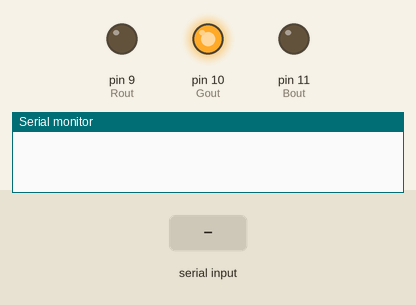
Recording of a sketch running on a simulated Arduino Uno, built with avr-gcc and run on an emulated ATmega328P. Shown: output pins drawn as LEDs (lit = HIGH), the last lines printed to the serial monitor. The inputs (shaded band) are chosen by the test bench.

Above: at 1.2 s.
1.3 s: "1" received over Serial
At 5.3 s:
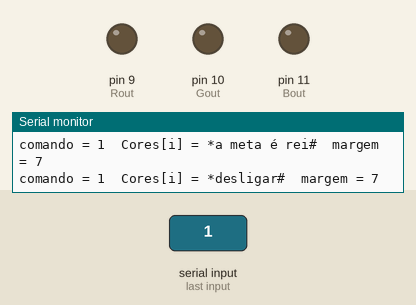
Timing chart, 0 to 6.8 s (numbered marks = the images above; inputs shaded):
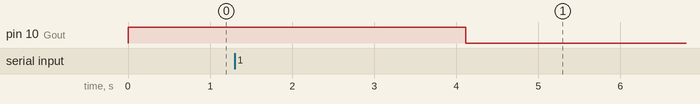

The sketch:

voz_bluetooth_cores_com_margem.ino
```cpp
#define Rout  9
#define Gout  10
#define Bout  11
#define Sin 7 // switch in

int R = 0, G = 0, B = 0, atual = 0, i, margem;
boolean cont = 0, mudanca;
String comando;

//**************************** MATRIZ DE CORES (NOMES)*******************
String Cores[35] = {
  /* 01 */  "*azul#",
  /* 02 */  "*a#",
  /* 03 */  "*b#",
  /* 04 */  "*amarelo#",
  /* 05 */  "*c#",
  /* 06 */  "*d#",
  /* 07 */  "*branco#",
  /* 08 */  "*cinza#",
  /* 09 */  "*laranja#",
  /* 10 */  "*abacaxi com banana é muito muito bom mesmo#",
  /* 11 */  "*0#",
  /* 12 */  "*roxo#",
  /* 13 */  "*verde#",
  /* 14 */  "*1#",
  /* 15 */  "*2#",
  /* 16 */  "*vermelho#",
  /* 17 */  "*#",
  /* 18 */  "*#",
  /* 19 */  "*violetta#",
  /* 20 */  "*ciano#",
  /* 21 */  "*rosa#",
  /* 22 */  "*o luquinhas acha que isso não vai funcionar#",
  /* 23 */  "*#",
  /* 24 */  "*prata#",
  /* 25 */  "*dourado#",
  //EASTER EGGS
  /* 26 */  "*meu nome é júlia#",
  /* 27 */  "*penta#",
  /* 28 */  "*tnt#",
  /* 29 */  "*abaixem a voz#",
  /* 30 */  "*força eletro#",
  /* 31 */  "*arduino maior que pic#",
  /* 32 */  "*vai safadão#",
  /* 33 */  "*isso não é um ovo de páscoa#",
  /* 34 */  "*a meta é rei#",
  /* 35 */  "*desligar#"
};
//**************************** MATRIZ DE CORES (RGB)*******************
int cores[35][3]  = {
  /* 01 */  000, 000, 200,
  /* 02 */  000, 000, 255,
  /* 03 */  000, 000, 139,
  /* 04 */  255, 255, 000,
  /* 05 */  255, 255, 200,
  /* 06 */  218, 165, 32,
  /* 07 */  255, 255, 255,
  /* 08 */  128, 128, 128,
  /* 09 */  255, 50, 000,
  /* 10 */  255, 180, 50,
  /* 11 */  255, 185, 15,
  /* 12 */  128, 000, 128,
  /* 13 */  000, 200, 000,
  /* 14 */  000, 255, 000,
  /* 15 */  000, 128, 000,
  /* 16 */  255, 000, 000,
  /* 17 */  255, 100, 70,
  /* 18 */  139, 000, 000,
  /* 19 */  128, 43, 226,
  /* 20 */  000, 255, 255,
  /* 21 */  255, 20, 147,
  /* 22 */  255, 105, 180,
  /* 23 */  200, 20, 133,
  /* 24 */  192, 192, 192,
  /* 25 */  255, 215, 000,
  //EASTER EGGS
  /* 26 */  128, 43, 226,
  /* 27 */  20, 205, 20,
  /* 28 */  220, 20, 60,
  /* 29 */  000, 100, 000,
  /* 30 */  100, 149, 237,
  /* 31 */  255, 180, 000,
  /* 32 */  255, 255, 255,
  /* 33 */  220, 000, 220,
  /* 34 */  255, 020, 000,
  /* 35 */  000, 000, 000
};
//*************************************

void printaLed(int Red, int Green, int Blue) {
  analogWrite(Rout, Red);
  analogWrite(Gout, Green);
  analogWrite(Bout, Blue);
}

void setup() {
  pinMode(Rout, OUTPUT);
  pinMode(Gout, OUTPUT);
  pinMode(Bout, OUTPUT);
  pinMode(Sin, INPUT);
  Serial.begin(9600);
  printaLed(0, 255, 0);
}

void loop() {
  do {
    comando = Serial.readString();
  } while (comando == "");
  comando.toLowerCase();
  Serial.println(comando);
  i = 0;
  while (i < 34/* && comando != Cores[i]*/) {
    i++;
  margem = comando.compareTo(Cores[i]);
  Serial.print("comando = ");
  Serial.print(comando);
  Serial.print("  Cores[i] = ");
  Serial.print(Cores[i]);
  Serial.print("  margem = ");
  Serial.println(margem);
  }
  R = cores[i][0];
  G = cores[i][1];
  B = cores[i][2];
  delay(150);
  printaLed(R, G, B);
}
```

Measured:
- after the input at 1.3 s, pin 10 (Gout): HIGH → LOW after 2.8 s
